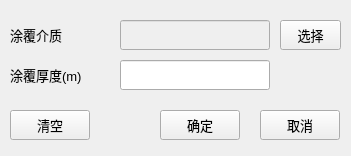
<?xml version="1.0" encoding="UTF-8"?>
<ui version="4.0">
 <class>frmMediaCoat</class>
 <widget class="QMainWindow" name="frmMediaCoat">
  <property name="geometry">
   <rect>
    <x>0</x>
    <y>0</y>
    <width>351</width>
    <height>156</height>
   </rect>
  </property>
  <property name="font">
   <font>
    <pointsize>10</pointsize>
   </font>
  </property>
  <property name="windowTitle">
   <string>涂覆材料</string>
  </property>
  <widget class="QWidget" name="centralwidget">
   <widget class="QPushButton" name="btnOK">
    <property name="geometry">
     <rect>
      <x>160</x>
      <y>110</y>
      <width>80</width>
      <height>30</height>
     </rect>
    </property>
    <property name="text">
     <string>确定</string>
    </property>
   </widget>
   <widget class="QLabel" name="label_6">
    <property name="geometry">
     <rect>
      <x>10</x>
      <y>20</y>
      <width>101</width>
      <height>30</height>
     </rect>
    </property>
    <property name="text">
     <string>涂覆介质</string>
    </property>
   </widget>
   <widget class="QToolButton" name="btnClose">
    <property name="geometry">
     <rect>
      <x>260</x>
      <y>110</y>
      <width>80</width>
      <height>30</height>
     </rect>
    </property>
    <property name="text">
     <string>取消</string>
    </property>
   </widget>
   <widget class="QLineEdit" name="txtMediaName">
    <property name="enabled">
     <bool>false</bool>
    </property>
    <property name="geometry">
     <rect>
      <x>120</x>
      <y>20</y>
      <width>150</width>
      <height>30</height>
     </rect>
    </property>
    <property name="text">
     <string/>
    </property>
    <property name="readOnly">
     <bool>true</bool>
    </property>
   </widget>
   <widget class="QLabel" name="label_7">
    <property name="geometry">
     <rect>
      <x>10</x>
      <y>60</y>
      <width>101</width>
      <height>30</height>
     </rect>
    </property>
    <property name="text">
     <string>涂覆厚度(m)</string>
    </property>
   </widget>
   <widget class="QLineEdit" name="txtThickness">
    <property name="geometry">
     <rect>
      <x>120</x>
      <y>60</y>
      <width>150</width>
      <height>30</height>
     </rect>
    </property>
    <property name="text">
     <string/>
    </property>
   </widget>
   <widget class="QPushButton" name="btnChoose">
    <property name="geometry">
     <rect>
      <x>280</x>
      <y>20</y>
      <width>61</width>
      <height>30</height>
     </rect>
    </property>
    <property name="text">
     <string>选择</string>
    </property>
   </widget>
   <widget class="QPushButton" name="btnClear">
    <property name="geometry">
     <rect>
      <x>10</x>
      <y>110</y>
      <width>80</width>
      <height>30</height>
     </rect>
    </property>
    <property name="text">
     <string>清空</string>
    </property>
   </widget>
  </widget>
 </widget>
 <resources/>
 <connections/>
</ui>
